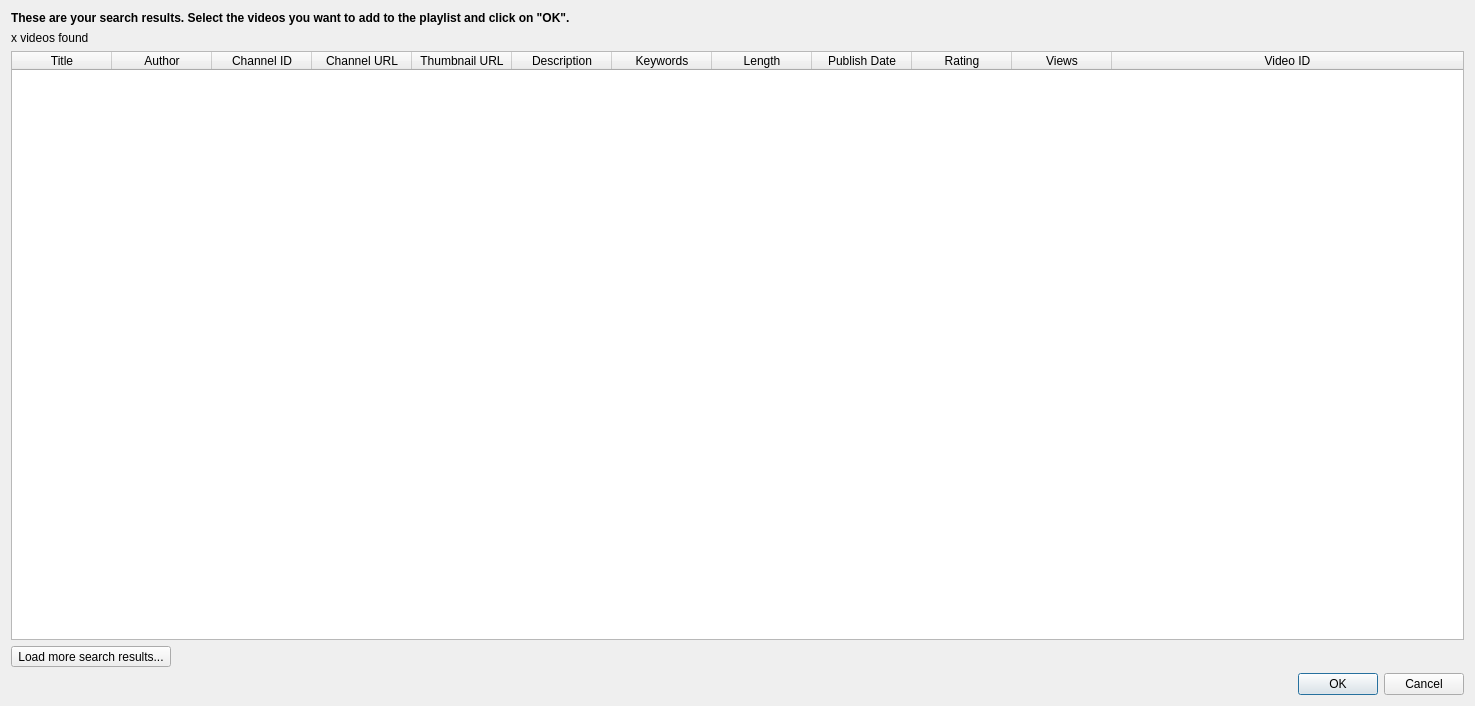
<?xml version="1.0" encoding="UTF-8"?>
<ui version="4.0">
 <class>SearchResultsDialog</class>
 <widget class="QDialog" name="SearchResultsDialog">
  <property name="geometry">
   <rect>
    <x>0</x>
    <y>0</y>
    <width>1475</width>
    <height>706</height>
   </rect>
  </property>
  <property name="contextMenuPolicy">
   <enum>Qt::NoContextMenu</enum>
  </property>
  <property name="windowTitle">
   <string>SearchResults</string>
  </property>
  <property name="modal">
   <bool>true</bool>
  </property>
  <layout class="QVBoxLayout" name="verticalLayout">
   <item>
    <widget class="QLabel" name="lbl_search_results">
     <property name="font">
      <font>
       <bold>true</bold>
      </font>
     </property>
     <property name="text">
      <string>These are your search results. Select the videos you want to add to the playlist and click on &quot;OK&quot;.</string>
     </property>
     <property name="alignment">
      <set>Qt::AlignLeading|Qt::AlignLeft|Qt::AlignVCenter</set>
     </property>
    </widget>
   </item>
   <item>
    <widget class="QLabel" name="lbl_result_count">
     <property name="text">
      <string>x videos found</string>
     </property>
     <property name="alignment">
      <set>Qt::AlignLeading|Qt::AlignLeft|Qt::AlignVCenter</set>
     </property>
    </widget>
   </item>
   <item>
    <widget class="QTableWidget" name="tableWidget_search_results">
     <property name="sizeAdjustPolicy">
      <enum>QAbstractScrollArea::AdjustToContents</enum>
     </property>
     <property name="editTriggers">
      <set>QAbstractItemView::SelectedClicked</set>
     </property>
     <property name="alternatingRowColors">
      <bool>true</bool>
     </property>
     <property name="selectionBehavior">
      <enum>QAbstractItemView::SelectRows</enum>
     </property>
     <attribute name="horizontalHeaderStretchLastSection">
      <bool>true</bool>
     </attribute>
     <attribute name="verticalHeaderStretchLastSection">
      <bool>false</bool>
     </attribute>
     <column>
      <property name="text">
       <string>Title</string>
      </property>
     </column>
     <column>
      <property name="text">
       <string>Author</string>
      </property>
     </column>
     <column>
      <property name="text">
       <string>Channel ID</string>
      </property>
     </column>
     <column>
      <property name="text">
       <string>Channel URL</string>
      </property>
     </column>
     <column>
      <property name="text">
       <string>Thumbnail URL</string>
      </property>
     </column>
     <column>
      <property name="text">
       <string>Description</string>
      </property>
     </column>
     <column>
      <property name="text">
       <string>Keywords</string>
      </property>
     </column>
     <column>
      <property name="text">
       <string>Length</string>
      </property>
     </column>
     <column>
      <property name="text">
       <string>Publish Date</string>
      </property>
     </column>
     <column>
      <property name="text">
       <string>Rating</string>
      </property>
     </column>
     <column>
      <property name="text">
       <string>Views</string>
      </property>
     </column>
     <column>
      <property name="text">
       <string>Video ID</string>
      </property>
     </column>
    </widget>
   </item>
   <item>
    <widget class="QToolButton" name="toolButton_load_more_search_results">
     <property name="text">
      <string>Load more search results...</string>
     </property>
    </widget>
   </item>
   <item>
    <widget class="QDialogButtonBox" name="buttonBox">
     <property name="standardButtons">
      <set>QDialogButtonBox::Cancel|QDialogButtonBox::Ok</set>
     </property>
    </widget>
   </item>
  </layout>
 </widget>
 <resources/>
 <connections>
  <connection>
   <sender>buttonBox</sender>
   <signal>accepted()</signal>
   <receiver>SearchResultsDialog</receiver>
   <slot>accept()</slot>
   <hints>
    <hint type="sourcelabel">
     <x>464</x>
     <y>515</y>
    </hint>
    <hint type="destinationlabel">
     <x>464</x>
     <y>267</y>
    </hint>
   </hints>
  </connection>
  <connection>
   <sender>buttonBox</sender>
   <signal>rejected()</signal>
   <receiver>SearchResultsDialog</receiver>
   <slot>reject()</slot>
   <hints>
    <hint type="sourcelabel">
     <x>464</x>
     <y>515</y>
    </hint>
    <hint type="destinationlabel">
     <x>464</x>
     <y>267</y>
    </hint>
   </hints>
  </connection>
 </connections>
</ui>
